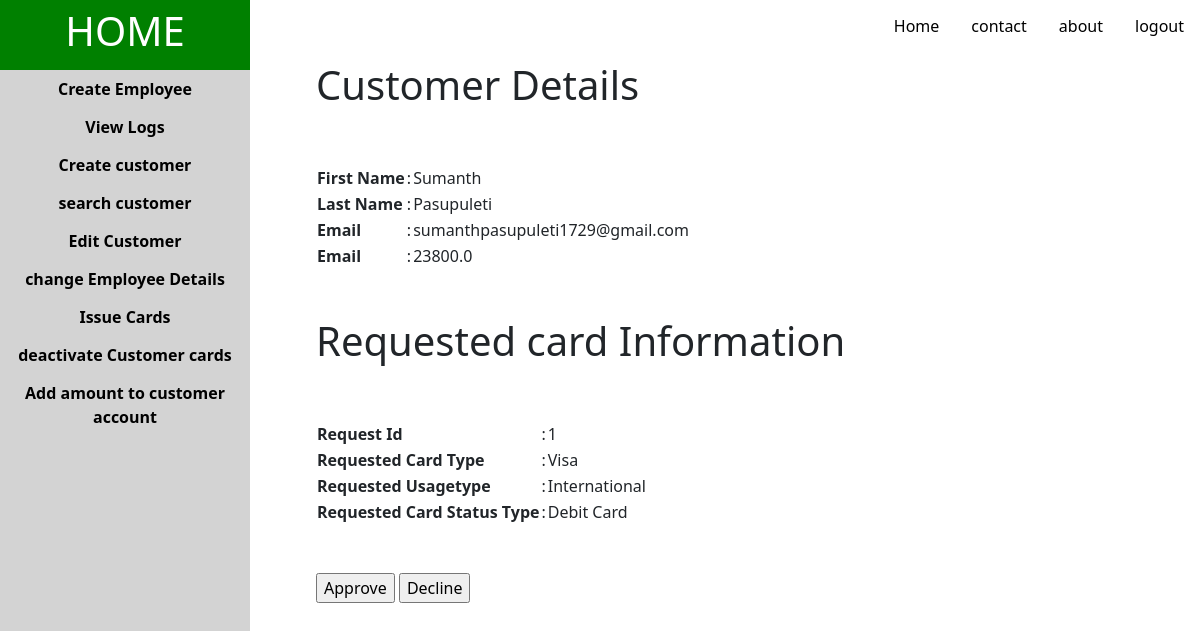
The page /admin/1/EvaluateIssueCardRequest/1 on the database its author committed.
### tables.py (models this page shows, shortened)
class B_Customer(db.Model):
    __tablename__ = 'B_Customer'
    __table_args__ = {'extend_existing': True}
    C_id = db.Column(db.Text,primary_key=True)
    C_firstname = db.Column(db.Text)
    C_lastname = db.Column(db.Text)
    C_gender = db.Column(db.Text)
    C_age = db.Column(db.Integer)
    C_email=db.Column(db.Text,unique=True)
    C_address=db.Column(db.Text)
    C_number = db.Column(db.Integer)
    C_pass=db.Column(db.Text)
    C_balance=db.Column(db.Float)
    C_Cards = db.relationship('B_Customer_Card_Details',backref='B_Customer',lazy='dynamic')
    C_Transacs = db.relationship('B_Customer_transactions',backref='B_Customer',lazy='dynamic')

class CardRequests(db.Model):
    __tablename__ = 'CardRequests'
    __table_args__ = {'extend_existing': True}
    id = db.Column(db.Integer,primary_key=True)
    C_id = db.Column(db.Text,)
    Card_Type = db.Column(db.Text)
    Usagetype=db.Column(db.Text)
    Card_Status_Type=db.Column(db.Text)
    Request_Status=db.Column(db.Text)

### sample.py (the view)
@app.route('/admin/<id>/EvaluateIssueCardRequest/<rid>',methods=['GET', 'POST'])
def EvaluateIssueCardRequest(id,rid):
    reqs=CardRequests.query.filter_by(id=rid).first()
    cust=B_Customer.query.filter_by(C_id=reqs.C_id).first()
    form=EvaluationForm()
    if form.validate_on_submit():
        if form.Approve.data:
            cardno=B_Customer_Card_Details.query.all()[-1]
            cardid=cardno.Card_No+1
            card1=B_Customer_Card_Details(C_id=reqs.C_id, Card_Type= reqs.Card_Type, Card_No=cardid, Card_Activate=True,Usagetype=reqs.Usagetype ,Card_Status_Type=reqs.Card_Status_Type,ExpiryDate="02/28")
            db.session.add(card1)
            db.session.delete(reqs)
            now = datetime.now()
            dt_string = now.strftime("%B %d %Y-- %H:%M:%S")
            log=logs(Actor_id=id,Actor_Type="Admin",ActionDone="Issue a new card for an customer ",OtherId=rid,ActionTime=dt_string)
            db.session.add(log)
            db.session.commit()
            sub="Card Approved"
            htmlbody=f"Hello <b>{cust.C_firstname}</b>,<br><br>Your Request for new Card is Approved <br><b>Reference Id</b> :{rid}<br>please login to portal to find more<br>if not done on your request, please report us<br><b>Best Wishes,</b><br><br>Team Bank Application"
            msg = Message(sub, sender = 'bankapplication24@gmail.com', recipients=[cust.C_email])
            msg.html = htmlbody
            mail.send(msg)
            msg1="Issued a new card succesfully"
            return render_template('CreateAlert.html',id=id,msg=msg1,Atype="Admin")
        else:
            db.session.delete(reqs)
            now = datetime.now()
            dt_string = now.strftime("%B %d %Y-- %H:%M:%S")
            log=logs(Actor_id=id,Actor_Type="Admin",ActionDone="Declined a Customer Request for new card ",OtherId=rid,ActionTime=dt_string)
            db.session.add(log)
            db.session.commit()
            sub="Card Declined"
            htmlbody=f"Hello <b>{cust.C_firstname}</b>,<br><br>Your Request for new Card is Declined  <br><b>Reference Id</b> :{rid}<br>please login to portal to find more<br>if not done on your request, please report us<br><b>Best Wishes,</b><br><br>Team Bank Application"
            msg = Message(sub, sender = 'bankapplication24@gmail.com', recipients=[cust.C_email])
            msg.html = htmlbody
            mail.send(msg)
            msg="Declined a Customer Request for new card"
            return render_template('CreateAlert.html',id=id,msg=msg,Atype="Admin")
    else:
        flash(form.errors)
    return render_template('EvaluateIssueCardRequest.html',id=id,reqs=reqs,cust=cust,form=form)

### forms.py
class EvaluationForm(FlaskForm):
    Approve=SubmitField("Approve")
    Decline=SubmitField("Decline")

### templates/EvaluateIssueCardRequest.html (shortened to what this page needs)
{% extends "admin.html"%}
{% block content %}
   <h1>Customer Details</h1>
   <br>
   <br>
   <table border = "0" cellspacing=20%>
     <tr>
        <th>First Name</th>
        <td>:</td>
        <td>{{ cust.C_firstname }}</td>
     </tr>
     <tr>
        <th>Last Name</th>
        <td>:</td>
        <td>{{ cust.C_lastname }}</td>
     </tr>
   <tr>
     <th>Email</th>
     <td>:</td>
     <td>{{ cust.C_email }}</td>
   </tr>
   <tr>
     <th>Email</th>
     <td>:</td>
     <td>{{ cust.C_balance }}</td>
   </tr>
</table>
<br>
<br>
<h1>Requested card Information</h1>
<br>
<br>
<table border = "0" cellspacing=20%>
  <tr>
     <th>Request Id</th>
     <td>:</td>
     <td>{{ reqs.id }}</td>
  </tr>
  <tr>
     <th>Requested Card Type</th>
     <td>:</td>
     <td>{{ reqs.Card_Type }}</td>
  </tr>
<tr>
  <th>Requested Usagetype</th>
  <td>:</td>
  <td>{{ reqs.Usagetype }}</td>
</tr>
<tr>
  <th>Requested Card Status Type</th>
  <td>:</td>
  <td>{{ reqs.Card_Status_Type }}</td>
</tr>
</table>
<br>
<br>
<form action="" method="post" novalidate>
    {{ form.Approve() }} {{ form.Decline() }}
</form>
{% endblock %}

### templates/admin.html (style rules this page uses)
* { box-sizing: border-box; }

### rows shown on the page
B_Customer: C_firstname "Sumanth", C_lastname "Pasupuleti", C_email "sumanthpasupuleti1729@gmail.com", C_balance "23800.0"
CardRequests: id "1", Card_Type "Visa", Usagetype "International", Card_Status_Type "Debit Card"
